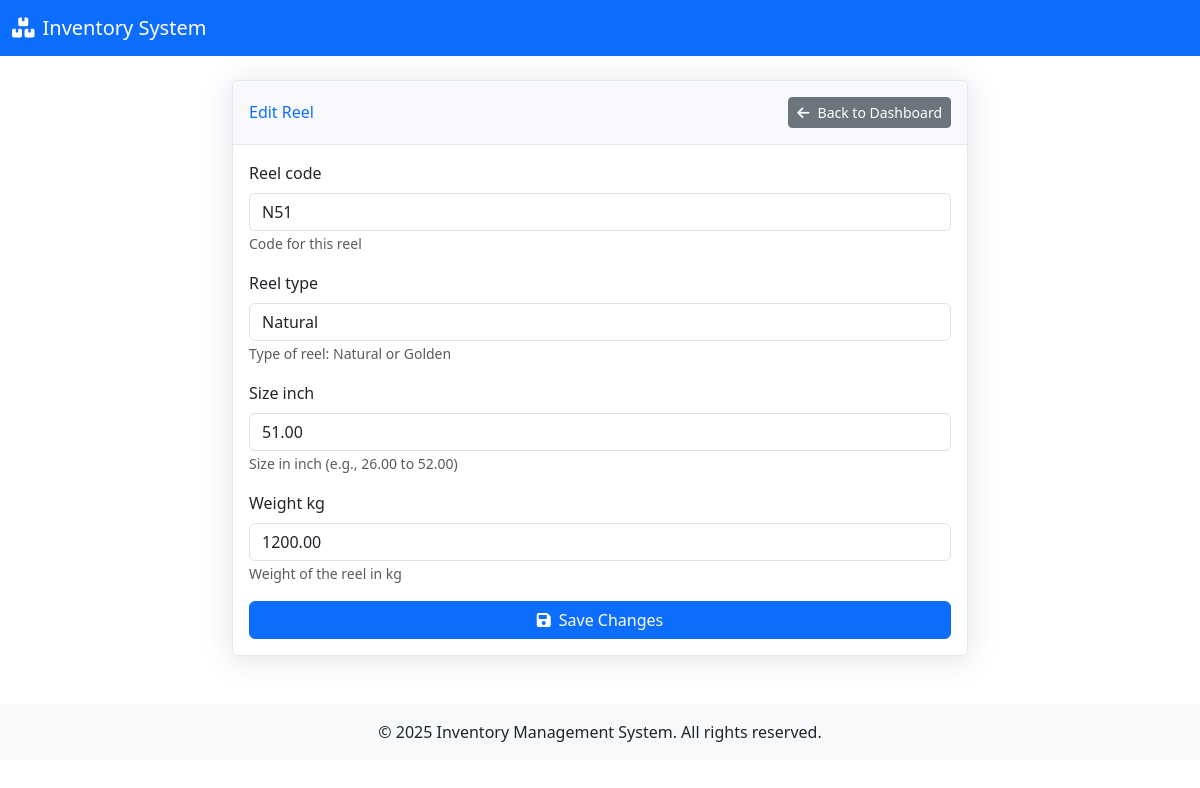
The app's page /edit-reel/17/ with its own data.
### inventory/models.py (models this page shows, shortened)
class Reel(models.Model):
    REEL_TYPE_CHOICES = [
        ('natural', 'Natural'),
        ('golden', 'Golden'),
    ]
    reel_code = models.CharField(max_length=50, unique=True, help_text="Code for this reel")
    reel_type = models.CharField(max_length=20, choices=REEL_TYPE_CHOICES, help_text="Type of reel: Natural or Golden")
    size_inch = models.DecimalField(max_digits=5, decimal_places=2, help_text="Size in inch (e.g., 26.00 to 52.00)")
    weight_kg = models.DecimalField(max_digits=10, decimal_places=2, help_text="Weight of the reel in kg")
    current_stock = models.DecimalField(
        max_digits=10, decimal_places=2, default=Decimal("0.00"), editable=True, help_text="Current stock available in kg"
    )
    created_at = models.DateTimeField(null=True, blank=True)
    updated_at = models.DateTimeField(null=True, blank=True)
    class Meta:
        ordering = ['reel_code']  # Default ordering by reel code

### inventory/views.py (the view)
# urls.py: path('edit-reel/<int:pk>/', edit_reel, name='edit_reel'),
def edit_reel(request, pk):
    reel = get_object_or_404(Reel, pk=pk)
    if request.method == 'POST':
        form = NewReelForm(request.POST, instance=reel)
        if form.is_valid():
            form.save()
            messages.success(request, f"Reel {reel.reel_code} has been updated successfully.")
            return redirect('dashboard')
        else:
            messages.error(request, "Please correct the errors below.")
    else:
        form = NewReelForm(instance=reel)
    return render(request, 'inventory/edit_reel.html', {'form': form, 'reel': reel})

### inventory/forms.py (shortened to what this page needs)
class NewReelForm(forms.ModelForm):
    class Meta:
        model = Reel
        fields = ['reel_code', 'reel_type', 'size_inch', 'weight_kg']
        widgets = {
            'reel_code': forms.TextInput(attrs={
                'class': 'form-control',
                'placeholder': 'Enter reel code'
            }),
            'reel_type': forms.Select(attrs={
                'class': 'form-control'
            }),
            'size_inch': forms.NumberInput(attrs={
                'class': 'form-control',
                'placeholder': 'Enter size in inches',
                'step': '0.01',
                'min': '26.00',
                'max': '52.00'
            }),
            'weight_kg': forms.NumberInput(attrs={
                'class': 'form-control',
                'placeholder': 'Enter weight in kg',
                'step': '0.01',
                'min': '0'
            })
        }

### inventory/templates/inventory/edit_reel.html (shortened to what this page needs)
{% extends 'base.html' %}
{% load static %}
{% block content %}
<div class="container py-4">
    <div class="row justify-content-center">
        <div class="col-md-8">
            <div class="card shadow">
                <div class="card-header py-3 d-flex justify-content-between align-items-center">
                    <h6 class="m-0 font-weight-bold text-primary">Edit Reel</h6>
                    <a href="{% url 'dashboard' %}" class="btn btn-secondary btn-sm">
                        <i class="fas fa-arrow-left me-2"></i>Back to Dashboard
                    </a>
                </div>
                <div class="card-body">
                    <form method="post" id="editReelForm" class="needs-validation" novalidate>
                        {% for field in form %}
                        <div class="form-group mb-3">
                            <label for="{{ field.id_for_label }}" class="form-label">{{ field.label }}</label>
                            {{ field }}
                            {% if field.help_text %}
                            <small class="form-text text-muted">{{ field.help_text }}</small>
                            {% endif %}
                        </div>
                        {% endfor %}
                        <div class="d-grid gap-2">
                            <button type="submit" class="btn btn-primary">
                                <i class="fas fa-save me-2"></i>Save Changes
                            </button>
                        </div>
                    </form>
                </div>
            </div>
        </div>
    </div>
</div>
{% endblock %}

### inventory/templates/base.html (style rules this page uses)
.card { position: relative; display: flex; flex-direction: column; min-width: 0; word-wrap: break-word; background-color: #fff; background-clip: border-box; border: 1px solid #e3e6f0; border-radius: 0.35rem; }
.card-header { background-color: #f8f9fc; border-bottom: 1px solid #e3e6f0; }
.shadow { box-shadow: 0 0.15rem 1.75rem 0 rgba(58, 59, 69, 0.15) !important; }

### records on screen
Reel: form "N51" "Natural" "51.00" "1200.00"

### other values on screen
{{ field.label }} "Reel code" "Reel type" "Size inch" "Weight kg"
{{ field.help_text }} "Code for this reel" "Type of reel: Natural or Golden" "Size in inch (e.g., 26.00 to 52.00)" "Weight of the reel in kg"
